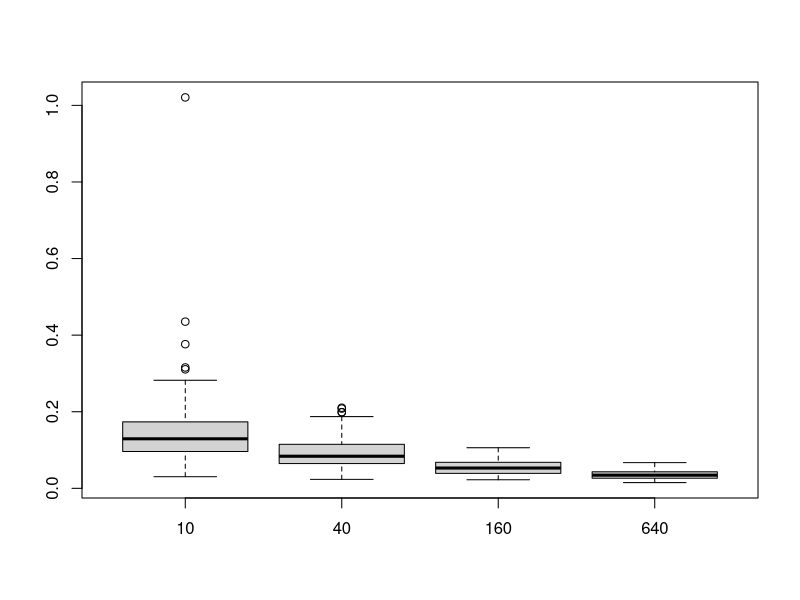
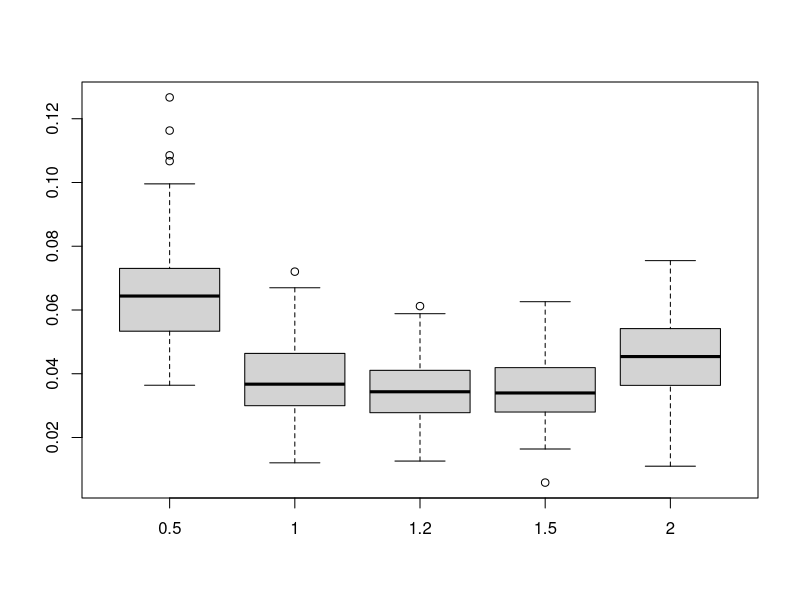

The R script that drew these images, in order:

#surusegfv becslesnel: konvergencia vizsgalata 
n=c(10,40,160,640)
est=matrix(0,100,4)
for(j in 1:100) {
  for (i in 1:length(n)) {
    x=rnorm(n[i])
    yy=density(x,adjust=1.2)
    yd=yy$y
    xd=yy$x
    est[j,i]=max(abs(yd-dnorm(xd)))
  }
}

#HF1:
#a/ hogyan tudnánk ábrázolni?
boxplot(est,names=n)
#b/ nézzük meg különböző adjust értékekre és nézzük meg, melyik a legjobb
n=640
adj=c(0.5,1,1.2,1.5,2)
est=matrix(0,100,length(adj))
for(j in 1:100) {
  for (i in 1:length(adj)) {
    x=rnorm(n)
    yy=density(x,adjust=adj[i])
    yd=yy$y
    xd=yy$x
    est[j,i]=max(abs(yd-dnorm(xd)))
  }
}
boxplot(est,names=adj)

